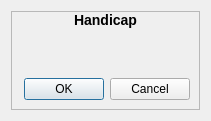
<?xml version="1.0" encoding="UTF-8"?>
<ui version="4.0">
 <class>HandicapDialog</class>
 <widget class="QDialog" name="HandicapDialog">
  <property name="geometry">
   <rect>
    <x>0</x>
    <y>0</y>
    <width>211</width>
    <height>121</height>
   </rect>
  </property>
  <property name="windowTitle">
   <string>FreeGo: Handicap</string>
  </property>
  <layout class="QVBoxLayout" name="verticalLayout_2">
   <item>
    <widget class="QFrame" name="frame">
     <property name="frameShape">
      <enum>QFrame::StyledPanel</enum>
     </property>
     <property name="frameShadow">
      <enum>QFrame::Raised</enum>
     </property>
     <layout class="QVBoxLayout" name="verticalLayout">
      <property name="topMargin">
       <number>0</number>
      </property>
      <item>
       <layout class="QGridLayout" name="layout">
        <item row="0" column="0">
         <widget class="QLabel" name="titleLabel">
          <property name="frameShape">
           <enum>QFrame::NoFrame</enum>
          </property>
          <property name="frameShadow">
           <enum>QFrame::Plain</enum>
          </property>
          <property name="lineWidth">
           <number>0</number>
          </property>
          <property name="text">
           <string>&lt;h3&gt;&lt;b&gt;Handicap&lt;/b&gt;&lt;/h&gt;</string>
          </property>
          <property name="textFormat">
           <enum>Qt::RichText</enum>
          </property>
          <property name="alignment">
           <set>Qt::AlignCenter</set>
          </property>
         </widget>
        </item>
        <item row="1" column="0">
         <widget class="QLabel" name="invisibleLabel">
          <property name="text">
           <string/>
          </property>
         </widget>
        </item>
        <item row="2" column="0">
         <spacer name="verticalSpacer">
          <property name="orientation">
           <enum>Qt::Vertical</enum>
          </property>
          <property name="sizeHint" stdset="0">
           <size>
            <width>20</width>
            <height>40</height>
           </size>
          </property>
         </spacer>
        </item>
       </layout>
      </item>
      <item>
       <widget class="QDialogButtonBox" name="buttonBox">
        <property name="orientation">
         <enum>Qt::Horizontal</enum>
        </property>
        <property name="standardButtons">
         <set>QDialogButtonBox::Cancel|QDialogButtonBox::Ok</set>
        </property>
       </widget>
      </item>
     </layout>
    </widget>
   </item>
  </layout>
 </widget>
 <resources/>
 <connections>
  <connection>
   <sender>buttonBox</sender>
   <signal>accepted()</signal>
   <receiver>HandicapDialog</receiver>
   <slot>accept()</slot>
   <hints>
    <hint type="sourcelabel">
     <x>248</x>
     <y>254</y>
    </hint>
    <hint type="destinationlabel">
     <x>157</x>
     <y>274</y>
    </hint>
   </hints>
  </connection>
  <connection>
   <sender>buttonBox</sender>
   <signal>rejected()</signal>
   <receiver>HandicapDialog</receiver>
   <slot>reject()</slot>
   <hints>
    <hint type="sourcelabel">
     <x>316</x>
     <y>260</y>
    </hint>
    <hint type="destinationlabel">
     <x>286</x>
     <y>274</y>
    </hint>
   </hints>
  </connection>
 </connections>
</ui>
